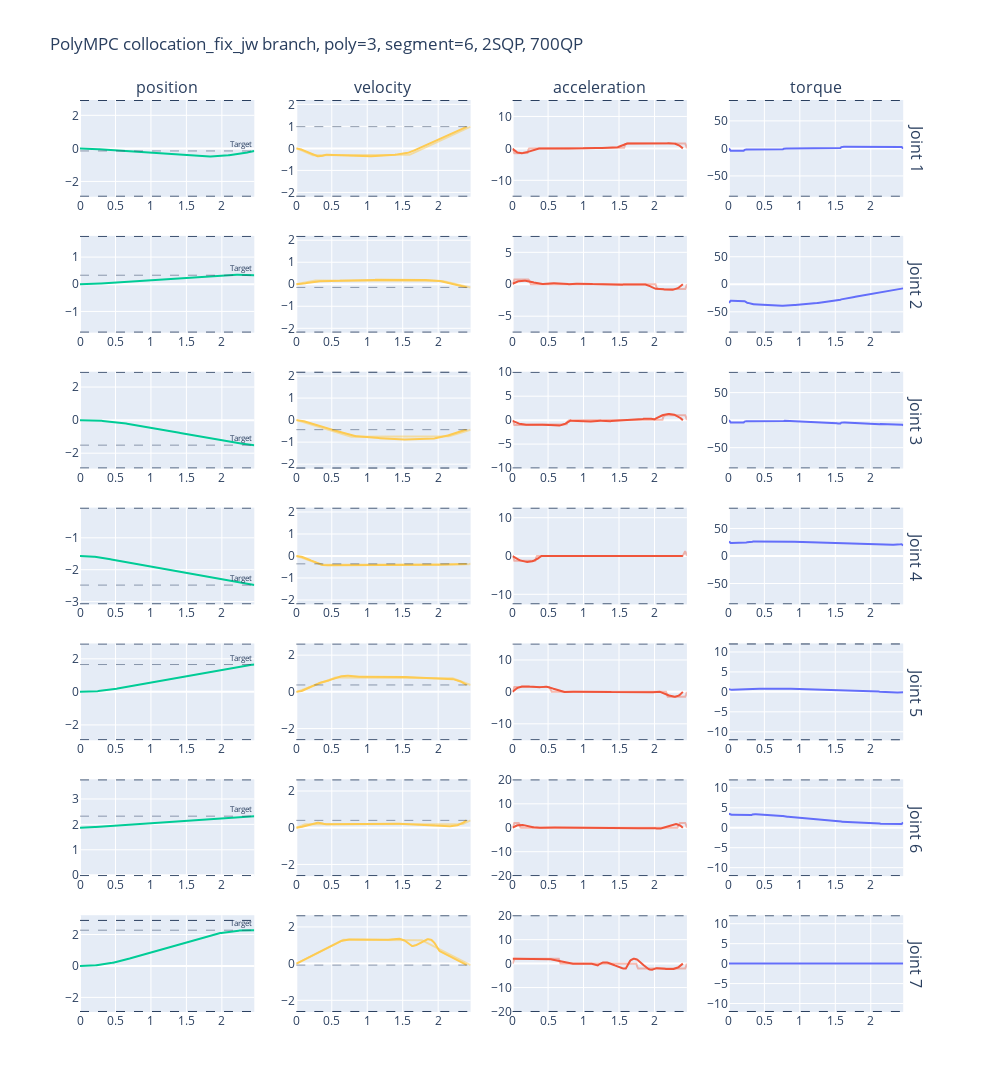

The cell this chart's notebook holds for it:
### Code cell
data = np.loadtxt("optimal_solution.txt")

target_state = data[0].T
target_position = target_state[1:8]
target_velocity = target_state[8:15]

data_rk = data[1:202].T
time_rk = data_rk[0]
position_rk = data_rk[1:8]
velocity_rk = data_rk[8:15]
acceleration_rk = data_rk[15:22]
torque_rk = data_rk[22:29]

data_mpc = data[202:].T
time_mpc = data_mpc[0]
position_mpc = data_mpc[1:8]
velocity_mpc = data_mpc[8:15]
acceleration_mpc = data_mpc[15:22]
torque_mpc = data_mpc[22:29]


position_limit = np.array([[-2.8973, -1.7628, -2.8973, -3.0718, -2.8973, -0.0175, -2.8973], 
                          [2.8973, 1.7628, 2.8973, -0.0698, 2.8973, 3.7525, 2.8973]])

velocity_limit = np.array([2.1750, 2.1750, 2.1750, 2.1750, 2.6100, 2.6100, 2.6100])

acceleration_limit = np.array([15.0, 7.5, 10.0, 12.5, 15.0, 20.0, 20.0])

torque_limit = np.array([87, 87, 87, 87, 12, 12, 12])

colors = px.colors.qualitative.Plotly
fig = make_subplots(rows=7, cols=4, column_titles=["position", "velocity", "acceleration", "torque"], row_titles=["Joint 1", "Joint 2", "Joint 3", "Joint 4", "Joint 5", "Joint 6", "Joint 7"])

for i in range(7):

    # Plot position trajectory, limit and target
    # fig.add_trace(
    # go.Scatter(x=time_mpc, y=position_mpc[i, :], line_color=colors[2]),
    # row=i+1, col=1 )

    fig.add_trace(
    go.Scatter(x=time_rk, y=position_rk[i, :], opacity=1, line_color=colors[2]),
    row=i+1, col=1 )

    fig.add_hline(y=target_position[i],
    row=i+1, col=1, line_dash="dash", line_width=0.5, annotation_text="Target", annotation_font_size=8)

    fig.add_hline(y=position_limit[0, i],
    row=i+1, col=1, line_dash="dash", line_width=1)

    fig.add_hline(y=position_limit[1, i],
    row=i+1, col=1, line_dash="dash", line_width=1)

    # Plot velocitiy trajectory, limit and target
    fig.add_trace(
    go.Scatter(x=time_mpc, y=velocity_mpc[i, :], line_color=colors[9]),
    row=i+1, col=2 )

    fig.add_trace(
    go.Scatter(x=time_rk, y=velocity_rk[i, :], opacity=0.5, line_color=colors[9]),
    row=i+1, col=2 )

    fig.add_hline(y=target_velocity[i],
    row=i+1, col=2, line_dash="dash", line_width=0.5)

    fig.add_hline(y=velocity_limit[i],
    row=i+1, col=2, line_dash="dash", line_width=1)

    fig.add_hline(y=-velocity_limit[i],
    row=i+1, col=2, line_dash="dash", line_width=1)

    # Plot acceleration trajectory and limit
    fig.add_trace(
    go.Scatter(x=time_mpc, y=acceleration_mpc[i, :], line_color=colors[1]),
    row=i+1, col=3 )

    fig.add_trace(
    go.Scatter(x=time_rk, y=acceleration_rk[i, :], opacity=0.4, line_color=colors[1]),
    row=i+1, col=3 )

    fig.add_hline(y=acceleration_limit[i],
    row=i+1, col=3, line_dash="dash", line_width=1)

    fig.add_hline(y=-acceleration_limit[i],
    row=i+1, col=3, line_dash="dash", line_width=1)

    # Plot torque , limit and target
    # fig.add_trace(
    # go.Scatter(x=time_mpc, y=torque_mpc[i, :], line_color=colors[0]),
    # row=i+1, col=4 )

    fig.add_trace(
    go.Scatter(x=time_rk, y=torque_rk[i, :], opacity=1, line_color=colors[0]),
    row=i+1, col=4 )

    fig.add_hline(y=torque_limit[i],
    row=i+1, col=4, line_dash="dash", line_width=1)

    fig.add_hline(y=-torque_limit[i],
    row=i+1, col=4, line_dash="dash", line_width=1)
    
fig.update_layout(height=2000, width=1000, title_text="PolyMPC collocation_fix_jw branch, poly=3, segment=6, 2SQP, 700QP")
fig.update(layout_showlegend=False)
fig.show()

### Figure 1 — Plotly figure (JSON) as saved in the notebook; plotly's stock layout.template omitted (floating-point values rounded to 4 significant figures; data arrays with more than 128 entries replaced by an {"elided": "..."} marker saying what was removed)
{"data": [{"line": {"color": "#00CC96"}, "opacity": 1, "type": "scatter", "x": {"elided": "201 float values"}, "xaxis": "x", "y": {"elided": "201 float values"}, "yaxis": "y"}, {"line": {"color": "#FECB52"}, "type": "scatter", "x": {"elided": "201 float values"}, "xaxis": "x2", "y": {"elided": "201 float values"}, "yaxis": "y2"}, {"line": {"color": "#FECB52"}, "opacity": 0.5, "type": "scatter", "x": {"elided": "201 float values"}, "xaxis": "x2", "y": {"elided": "201 float values"}, "yaxis": "y2"}, {"line": {"color": "#EF553B"}, "type": "scatter", "x": {"elided": "201 float values"}, "xaxis": "x3", "y": {"elided": "201 float values"}, "yaxis": "y3"}, {"line": {"color": "#EF553B"}, "opacity": 0.4, "type": "scatter", "x": {"elided": "201 float values"}, "xaxis": "x3", "y": {"elided": "201 float values"}, "yaxis": "y3"}, {"line": {"color": "#636EFA"}, "opacity": 1, "type": "scatter", "x": {"elided": "201 float values"}, "xaxis": "x4", "y": {"elided": "201 float values"}, "yaxis": "y4"}, {"line": {"color": "#00CC96"}, "opacity": 1, "type": "scatter", "x": {"elided": "201 float values"}, "xaxis": "x5", "y": {"elided": "201 float values"}, "yaxis": "y5"}, {"line": {"color": "#FECB52"}, "type": "scatter", "x": {"elided": "201 float values"}, "xaxis": "x6", "y": {"elided": "201 float values"}, "yaxis": "y6"}, {"line": {"color": "#FECB52"}, "opacity": 0.5, "type": "scatter", "x": {"elided": "201 float values"}, "xaxis": "x6", "y": {"elided": "201 float values"}, "yaxis": "y6"}, {"line": {"color": "#EF553B"}, "type": "scatter", "x": {"elided": "201 float values"}, "xaxis": "x7", "y": {"elided": "201 float values"}, "yaxis": "y7"}, {"line": {"color": "#EF553B"}, "opacity": 0.4, "type": "scatter", "x": {"elided": "201 float values"}, "xaxis": "x7", "y": {"elided": "201 float values"}, "yaxis": "y7"}, {"line": {"color": "#636EFA"}, "opacity": 1, "type": "scatter", "x": {"elided": "201 float values"}, "xaxis": "x8", "y": {"elided": "201 float values"}, "yaxis": "y8"}, {"line": {"color": "#00CC96"}, "opacity": 1, "type": "scatter", "x": {"elided": "201 float values"}, "xaxis": "x9", "y": {"elided": "201 float values"}, "yaxis": "y9"}, {"line": {"color": "#FECB52"}, "type": "scatter", "x": {"elided": "201 float values"}, "xaxis": "x10", "y": {"elided": "201 float values"}, "yaxis": "y10"}, {"line": {"color": "#FECB52"}, "opacity": 0.5, "type": "scatter", "x": {"elided": "201 float values"}, "xaxis": "x10", "y": {"elided": "201 float values"}, "yaxis": "y10"}, {"line": {"color": "#EF553B"}, "type": "scatter", "x": {"elided": "201 float values"}, "xaxis": "x11", "y": {"elided": "201 float values"}, "yaxis": "y11"}, {"line": {"color": "#EF553B"}, "opacity": 0.4, "type": "scatter", "x": {"elided": "201 float values"}, "xaxis": "x11", "y": {"elided": "201 float values"}, "yaxis": "y11"}, {"line": {"color": "#636EFA"}, "opacity": 1, "type": "scatter", "x": {"elided": "201 float values"}, "xaxis": "x12", "y": {"elided": "201 float values"}, "yaxis": "y12"}, {"line": {"color": "#00CC96"}, "opacity": 1, "type": "scatter", "x": {"elided": "201 float values"}, "xaxis": "x13", "y": {"elided": "201 float values"}, "yaxis": "y13"}, {"line": {"color": "#FECB52"}, "type": "scatter", "x": {"elided": "201 float values"}, "xaxis": "x14", "y": {"elided": "201 float values"}, "yaxis": "y14"}, {"line": {"color": "#FECB52"}, "opacity": 0.5, "type": "scatter", "x": {"elided": "201 float values"}, "xaxis": "x14", "y": {"elided": "201 float values"}, "yaxis": "y14"}, {"line": {"color": "#EF553B"}, "type": "scatter", "x": {"elided": "201 float values"}, "xaxis": "x15", "y": {"elided": "201 float values"}, "yaxis": "y15"}, {"line": {"color": "#EF553B"}, "opacity": 0.4, "type": "scatter", "x": {"elided": "201 float values"}, "xaxis": "x15", "y": {"elided": "201 float values"}, "yaxis": "y15"}, {"line": {"color": "#636EFA"}, "opacity": 1, "type": "scatter", "x": {"elided": "201 float values"}, "xaxis": "x16", "y": {"elided": "201 float values"}, "yaxis": "y16"}, {"line": {"color": "#00CC96"}, "opacity": 1, "type": "scatter", "x": {"elided": "201 float values"}, "xaxis": "x17", "y": {"elided": "201 float values"}, "yaxis": "y17"}, {"line": {"color": "#FECB52"}, "type": "scatter", "x": {"elided": "201 float values"}, "xaxis": "x18", "y": {"elided": "201 float values"}, "yaxis": "y18"}, {"line": {"color": "#FECB52"}, "opacity": 0.5, "type": "scatter", "x": {"elided": "201 float values"}, "xaxis": "x18", "y": {"elided": "201 float values"}, "yaxis": "y18"}, {"line": {"color": "#EF553B"}, "type": "scatter", "x": {"elided": "201 float values"}, "xaxis": "x19", "y": {"elided": "201 float values"}, "yaxis": "y19"}, {"line": {"color": "#EF553B"}, "opacity": 0.4, "type": "scatter", "x": {"elided": "201 float values"}, "xaxis": "x19", "y": {"elided": "201 float values"}, "yaxis": "y19"}, {"line": {"color": "#636EFA"}, "opacity": 1, "type": "scatter", "x": {"elided": "201 float values"}, "xaxis": "x20", "y": {"elided": "201 float values"}, "yaxis": "y20"}, {"line": {"color": "#00CC96"}, "opacity": 1, "type": "scatter", "x": {"elided": "201 float values"}, "xaxis": "x21", "y": {"elided": "201 float values"}, "yaxis": "y21"}, {"line": {"color": "#FECB52"}, "type": "scatter", "x": {"elided": "201 float values"}, "xaxis": "x22", "y": {"elided": "201 float values"}, "yaxis": "y22"}, {"line": {"color": "#FECB52"}, "opacity": 0.5, "type": "scatter", "x": {"elided": "201 float values"}, "xaxis": "x22", "y": {"elided": "201 float values"}, "yaxis": "y22"}, {"line": {"color": "#EF553B"}, "type": "scatter", "x": {"elided": "201 float values"}, "xaxis": "x23", "y": {"elided": "201 float values"}, "yaxis": "y23"}, {"line": {"color": "#EF553B"}, "opacity": 0.4, "type": "scatter", "x": {"elided": "201 float values"}, "xaxis": "x23", "y": {"elided": "201 float values"}, "yaxis": "y23"}, {"line": {"color": "#636EFA"}, "opacity": 1, "type": "scatter", "x": {"elided": "201 float values"}, "xaxis": "x24", "y": {"elided": "201 float values"}, "yaxis": "y24"}, {"line": {"color": "#00CC96"}, "opacity": 1, "type": "scatter", "x": {"elided": "201 float values"}, "xaxis": "x25", "y": {"elided": "201 float values"}, "yaxis": "y25"}, {"line": {"color": "#FECB52"}, "type": "scatter", "x": {"elided": "201 float values"}, "xaxis": "x26", "y": {"elided": "201 float values"}, "yaxis": "y26"}, {"line": {"color": "#FECB52"}, "opacity": 0.5, "type": "scatter", "x": {"elided": "201 float values"}, "xaxis": "x26", "y": {"elided": "201 float values"}, "yaxis": "y26"}, {"line": {"color": "#EF553B"}, "type": "scatter", "x": {"elided": "201 float values"}, "xaxis": "x27", "y": {"elided": "201 float values"}, "yaxis": "y27"}, {"line": {"color": "#EF553B"}, "opacity": 0.4, "type": "scatter", "x": {"elided": "201 float values"}, "xaxis": "x27", "y": {"elided": "201 float values"}, "yaxis": "y27"}, {"line": {"color": "#636EFA"}, "opacity": 1, "type": "scatter", "x": {"elided": "201 float values"}, "xaxis": "x28", "y": {"elided": "201 float values"}, "yaxis": "y28"}], "layout": {"annotations": [{"font": {"size": 16}, "showarrow": false, "text": "position", "x": 0.1037, "xanchor": "center", "xref": "paper", "y": 1, "yanchor": "bottom", "yref": "paper"}, {"font": {"size": 16}, "showarrow": false, "text": "velocity", "x": 0.3612, "xanchor": "center", "xref": "paper", "y": 1, "yanchor": "bottom", "yref": "paper"}, {"font": {"size": 16}, "showarrow": false, "text": "acceleration", "x": 0.6188, "xanchor": "center", "xref": "paper", "y": 1, "yanchor": "bottom", "yref": "paper"}, {"font": {"size": 16}, "showarrow": false, "text": "torque", "x": 0.8762, "xanchor": "center", "xref": "paper", "y": 1, "yanchor": "bottom", "yref": "paper"}, {"font": {"size": 16}, "showarrow": false, "text": "Joint 1", "textangle": 90, "x": 0.98, "xanchor": "left", "xref": "paper", "y": 0.9469, "yanchor": "middle", "yref": "paper"}, {"font": {"size": 16}, "showarrow": false, "text": "Joint 2", "textangle": 90, "x": 0.98, "xanchor": "left", "xref": "paper", "y": 0.798, "yanchor": "middle", "yref": "paper"}, {"font": {"size": 16}, "showarrow": false, "text": "Joint 3", "textangle": 90, "x": 0.98, "xanchor": "left", "xref": "paper", "y": 0.649, "yanchor": "middle", "yref": "paper"}, {"font": {"size": 16}, "showarrow": false, "text": "Joint 4", "textangle": 90, "x": 0.98, "xanchor": "left", "xref": "paper", "y": 0.5, "yanchor": "middle", "yref": "paper"}, {"font": {"size": 16}, "showarrow": false, "text": "Joint 5", "textangle": 90, "x": 0.98, "xanchor": "left", "xref": "paper", "y": 0.351, "yanchor": "middle", "yref": "paper"}, {"font": {"size": 16}, "showarrow": false, "text": "Joint 6", "textangle": 90, "x": 0.98, "xanchor": "left", "xref": "paper", "y": 0.202, "yanchor": "middle", "yref": "paper"}, {"font": {"size": 16}, "showarrow": false, "text": "Joint 7", "textangle": 90, "x": 0.98, "xanchor": "left", "xref": "paper", "y": 0.05306, "yanchor": "middle", "yref": "paper"}, {"font": {"size": 8}, "showarrow": false, "text": "Target", "x": 1, "xanchor": "right", "xref": "x domain", "y": -0.1539, "yanchor": "bottom", "yref": "y"}, {"font": {"size": 8}, "showarrow": false, "text": "Target", "x": 1, "xanchor": "right", "xref": "x5 domain", "y": 0.3328, "yanchor": "bottom", "yref": "y5"}, {"font": {"size": 8}, "showarrow": false, "text": "Target", "x": 1, "xanchor": "right", "xref": "x9 domain", "y": -1.513, "yanchor": "bottom", "yref": "y9"}, {"font": {"size": 8}, "showarrow": false, "text": "Target", "x": 1, "xanchor": "right", "xref": "x13 domain", "y": -2.483, "yanchor": "bottom", "yref": "y13"}, {"font": {"size": 8}, "showarrow": false, "text": "Target", "x": 1, "xanchor": "right", "xref": "x17 domain", "y": 1.655, "yanchor": "bottom", "yref": "y17"}, {"font": {"size": 8}, "showarrow": false, "text": "Target", "x": 1, "xanchor": "right", "xref": "x21 domain", "y": 2.323, "yanchor": "bottom", "yref": "y21"}, {"font": {"size": 8}, "showarrow": false, "text": "Target", "x": 1, "xanchor": "right", "xref": "x25 domain", "y": 2.273, "yanchor": "bottom", "yref": "y25"}], "height": 2000, "shapes": [{"line": {"dash": "dash", "width": 0.5}, "type": "line", "x0": 0, "x1": 1, "xref": "x domain", "y0": -0.1539, "y1": -0.1539, "yref": "y"}, {"line": {"dash": "dash", "width": 1}, "type": "line", "x0": 0, "x1": 1, "xref": "x domain", "y0": -2.897, "y1": -2.897, "yref": "y"}, {"line": {"dash": "dash", "width": 1}, "type": "line", "x0": 0, "x1": 1, "xref": "x domain", "y0": 2.897, "y1": 2.897, "yref": "y"}, {"line": {"dash": "dash", "width": 0.5}, "type": "line", "x0": 0, "x1": 1, "xref": "x2 domain", "y0": 0.9886, "y1": 0.9886, "yref": "y2"}, {"line": {"dash": "dash", "width": 1}, "type": "line", "x0": 0, "x1": 1, "xref": "x2 domain", "y0": 2.175, "y1": 2.175, "yref": "y2"}, {"line": {"dash": "dash", "width": 1}, "type": "line", "x0": 0, "x1": 1, "xref": "x2 domain", "y0": -2.175, "y1": -2.175, "yref": "y2"}, {"line": {"dash": "dash", "width": 1}, "type": "line", "x0": 0, "x1": 1, "xref": "x3 domain", "y0": 15, "y1": 15, "yref": "y3"}, {"line": {"dash": "dash", "width": 1}, "type": "line", "x0": 0, "x1": 1, "xref": "x3 domain", "y0": -15, "y1": -15, "yref": "y3"}, {"line": {"dash": "dash", "width": 1}, "type": "line", "x0": 0, "x1": 1, "xref": "x4 domain", "y0": 87, "y1": 87, "yref": "y4"}, {"line": {"dash": "dash", "width": 1}, "type": "line", "x0": 0, "x1": 1, "xref": "x4 domain", "y0": -87, "y1": -87, "yref": "y4"}, {"line": {"dash": "dash", "width": 0.5}, "type": "line", "x0": 0, "x1": 1, "xref": "x5 domain", "y0": 0.3328, "y1": 0.3328, "yref": "y5"}, {"line": {"dash": "dash", "width": 1}, "type": "line", "x0": 0, "x1": 1, "xref": "x5 domain", "y0": -1.763, "y1": -1.763, "yref": "y5"}, {"line": {"dash": "dash", "width": 1}, "type": "line", "x0": 0, "x1": 1, "xref": "x5 domain", "y0": 1.763, "y1": 1.763, "yref": "y5"}, {"line": {"dash": "dash", "width": 0.5}, "type": "line", "x0": 0, "x1": 1, "xref": "x6 domain", "y0": -0.1429, "y1": -0.1429, "yref": "y6"}, {"line": {"dash": "dash", "width": 1}, "type": "line", "x0": 0, "x1": 1, "xref": "x6 domain", "y0": 2.175, "y1": 2.175, "yref": "y6"}, {"line": {"dash": "dash", "width": 1}, "type": "line", "x0": 0, "x1": 1, "xref": "x6 domain", "y0": -2.175, "y1": -2.175, "yref": "y6"}, {"line": {"dash": "dash", "width": 1}, "type": "line", "x0": 0, "x1": 1, "xref": "x7 domain", "y0": 7.5, "y1": 7.5, "yref": "y7"}, {"line": {"dash": "dash", "width": 1}, "type": "line", "x0": 0, "x1": 1, "xref": "x7 domain", "y0": -7.5, "y1": -7.5, "yref": "y7"}, {"line": {"dash": "dash", "width": 1}, "type": "line", "x0": 0, "x1": 1, "xref": "x8 domain", "y0": 87, "y1": 87, "yref": "y8"}, {"line": {"dash": "dash", "width": 1}, "type": "line", "x0": 0, "x1": 1, "xref": "x8 domain", "y0": -87, "y1": -87, "yref": "y8"}, {"line": {"dash": "dash", "width": 0.5}, "type": "line", "x0": 0, "x1": 1, "xref": "x9 domain", "y0": -1.513, "y1": -1.513, "yref": "y9"}, {"line": {"dash": "dash", "width": 1}, "type": "line", "x0": 0, "x1": 1, "xref": "x9 domain", "y0": -2.897, "y1": -2.897, "yref": "y9"}, {"line": {"dash": "dash", "width": 1}, "type": "line", "x0": 0, "x1": 1, "xref": "x9 domain", "y0": 2.897, "y1": 2.897, "yref": "y9"}, {"line": {"dash": "dash", "width": 0.5}, "type": "line", "x0": 0, "x1": 1, "xref": "x10 domain", "y0": -0.4332, "y1": -0.4332, "yref": "y10"}, {"line": {"dash": "dash", "width": 1}, "type": "line", "x0": 0, "x1": 1, "xref": "x10 domain", "y0": 2.175, "y1": 2.175, "yref": "y10"}, {"line": {"dash": "dash", "width": 1}, "type": "line", "x0": 0, "x1": 1, "xref": "x10 domain", "y0": -2.175, "y1": -2.175, "yref": "y10"}, {"line": {"dash": "dash", "width": 1}, "type": "line", "x0": 0, "x1": 1, "xref": "x11 domain", "y0": 10, "y1": 10, "yref": "y11"}, {"line": {"dash": "dash", "width": 1}, "type": "line", "x0": 0, "x1": 1, "xref": "x11 domain", "y0": -10, "y1": -10, "yref": "y11"}, {"line": {"dash": "dash", "width": 1}, "type": "line", "x0": 0, "x1": 1, "xref": "x12 domain", "y0": 87, "y1": 87, "yref": "y12"}, {"line": {"dash": "dash", "width": 1}, "type": "line", "x0": 0, "x1": 1, "xref": "x12 domain", "y0": -87, "y1": -87, "yref": "y12"}, {"line": {"dash": "dash", "width": 0.5}, "type": "line", "x0": 0, "x1": 1, "xref": "x13 domain", "y0": -2.483, "y1": -2.483, "yref": "y13"}, {"line": {"dash": "dash", "width": 1}, "type": "line", "x0": 0, "x1": 1, "xref": "x13 domain", "y0": -3.072, "y1": -3.072, "yref": "y13"}, {"line": {"dash": "dash", "width": 1}, "type": "line", "x0": 0, "x1": 1, "xref": "x13 domain", "y0": -0.0698, "y1": -0.0698, "yref": "y13"}, {"line": {"dash": "dash", "width": 0.5}, "type": "line", "x0": 0, "x1": 1, "xref": "x14 domain", "y0": -0.3564, "y1": -0.3564, "yref": "y14"}, {"line": {"dash": "dash", "width": 1}, "type": "line", "x0": 0, "x1": 1, "xref": "x14 domain", "y0": 2.175, "y1": 2.175, "yref": "y14"}, {"line": {"dash": "dash", "width": 1}, "type": "line", "x0": 0, "x1": 1, "xref": "x14 domain", "y0": -2.175, "y1": -2.175, "yref": "y14"}, {"line": {"dash": "dash", "width": 1}, "type": "line", "x0": 0, "x1": 1, "xref": "x15 domain", "y0": 12.5, "y1": 12.5, "yref": "y15"}, {"line": {"dash": "dash", "width": 1}, "type": "line", "x0": 0, "x1": 1, "xref": "x15 domain", "y0": -12.5, "y1": -12.5, "yref": "y15"}, {"line": {"dash": "dash", "width": 1}, "type": "line", "x0": 0, "x1": 1, "xref": "x16 domain", "y0": 87, "y1": 87, "yref": "y16"}, {"line": {"dash": "dash", "width": 1}, "type": "line", "x0": 0, "x1": 1, "xref": "x16 domain", "y0": -87, "y1": -87, "yref": "y16"}, {"line": {"dash": "dash", "width": 0.5}, "type": "line", "x0": 0, "x1": 1, "xref": "x17 domain", "y0": 1.655, "y1": 1.655, "yref": "y17"}, {"line": {"dash": "dash", "width": 1}, "type": "line", "x0": 0, "x1": 1, "xref": "x17 domain", "y0": -2.897, "y1": -2.897, "yref": "y17"}, {"line": {"dash": "dash", "width": 1}, "type": "line", "x0": 0, "x1": 1, "xref": "x17 domain", "y0": 2.897, "y1": 2.897, "yref": "y17"}, {"line": {"dash": "dash", "width": 0.5}, "type": "line", "x0": 0, "x1": 1, "xref": "x18 domain", "y0": 0.3759, "y1": 0.3759, "yref": "y18"}, {"line": {"dash": "dash", "width": 1}, "type": "line", "x0": 0, "x1": 1, "xref": "x18 domain", "y0": 2.61, "y1": 2.61, "yref": "y18"}, {"line": {"dash": "dash", "width": 1}, "type": "line", "x0": 0, "x1": 1, "xref": "x18 domain", "y0": -2.61, "y1": -2.61, "yref": "y18"}, {"line": {"dash": "dash", "width": 1}, "type": "line", "x0": 0, "x1": 1, "xref": "x19 domain", "y0": 15, "y1": 15, "yref": "y19"}, {"line": {"dash": "dash", "width": 1}, "type": "line", "x0": 0, "x1": 1, "xref": "x19 domain", "y0": -15, "y1": -15, "yref": "y19"}, {"line": {"dash": "dash", "width": 1}, "type": "line", "x0": 0, "x1": 1, "xref": "x20 domain", "y0": 12, "y1": 12, "yref": "y20"}, {"line": {"dash": "dash", "width": 1}, "type": "line", "x0": 0, "x1": 1, "xref": "x20 domain", "y0": -12, "y1": -12, "yref": "y20"}, {"line": {"dash": "dash", "width": 0.5}, "type": "line", "x0": 0, "x1": 1, "xref": "x21 domain", "y0": 2.323, "y1": 2.323, "yref": "y21"}, {"line": {"dash": "dash", "width": 1}, "type": "line", "x0": 0, "x1": 1, "xref": "x21 domain", "y0": -0.0175, "y1": -0.0175, "yref": "y21"}, {"line": {"dash": "dash", "width": 1}, "type": "line", "x0": 0, "x1": 1, "xref": "x21 domain", "y0": 3.752, "y1": 3.752, "yref": "y21"}, {"line": {"dash": "dash", "width": 0.5}, "type": "line", "x0": 0, "x1": 1, "xref": "x22 domain", "y0": 0.4019, "y1": 0.4019, "yref": "y22"}, {"line": {"dash": "dash", "width": 1}, "type": "line", "x0": 0, "x1": 1, "xref": "x22 domain", "y0": 2.61, "y1": 2.61, "yref": "y22"}, {"line": {"dash": "dash", "width": 1}, "type": "line", "x0": 0, "x1": 1, "xref": "x22 domain", "y0": -2.61, "y1": -2.61, "yref": "y22"}, {"line": {"dash": "dash", "width": 1}, "type": "line", "x0": 0, "x1": 1, "xref": "x23 domain", "y0": 20, "y1": 20, "yref": "y23"}, {"line": {"dash": "dash", "width": 1}, "type": "line", "x0": 0, "x1": 1, "xref": "x23 domain", "y0": -20, "y1": -20, "yref": "y23"}, {"line": {"dash": "dash", "width": 1}, "type": "line", "x0": 0, "x1": 1, "xref": "x24 domain", "y0": 12, "y1": 12, "yref": "y24"}, {"line": {"dash": "dash", "width": 1}, "type": "line", "x0": 0, "x1": 1, "xref": "x24 domain", "y0": -12, "y1": -12, "yref": "y24"}, {"line": {"dash": "dash", "width": 0.5}, "type": "line", "x0": 0, "x1": 1, "xref": "x25 domain", "y0": 2.273, "y1": 2.273, "yref": "y25"}, {"line": {"dash": "dash", "width": 1}, "type": "line", "x0": 0, "x1": 1, "xref": "x25 domain", "y0": -2.897, "y1": -2.897, "yref": "y25"}, {"line": {"dash": "dash", "width": 1}, "type": "line", "x0": 0, "x1": 1, "xref": "x25 domain", "y0": 2.897, "y1": 2.897, "yref": "y25"}, {"line": {"dash": "dash", "width": 0.5}, "type": "line", "x0": 0, "x1": 1, "xref": "x26 domain", "y0": -0.08145, "y1": -0.08145, "yref": "y26"}, {"line": {"dash": "dash", "width": 1}, "type": "line", "x0": 0, "x1": 1, "xref": "x26 domain", "y0": 2.61, "y1": 2.61, "yref": "y26"}, {"line": {"dash": "dash", "width": 1}, "type": "line", "x0": 0, "x1": 1, "xref": "x26 domain", "y0": -2.61, "y1": -2.61, "yref": "y26"}, {"line": {"dash": "dash", "width": 1}, "type": "line", "x0": 0, "x1": 1, "xref": "x27 domain", "y0": 20, "y1": 20, "yref": "y27"}, {"line": {"dash": "dash", "width": 1}, "type": "line", "x0": 0, "x1": 1, "xref": "x27 domain", "y0": -20, "y1": -20, "yref": "y27"}, {"line": {"dash": "dash", "width": 1}, "type": "line", "x0": 0, "x1": 1, "xref": "x28 domain", "y0": 12, "y1": 12, "yref": "y28"}, {"line": {"dash": "dash", "width": 1}, "type": "line", "x0": 0, "x1": 1, "xref": "x28 domain", "y0": -12, "y1": -12, "yref": "y28"}], "showlegend": false, "title": {"text": "PolyMPC collocation_fix_jw branch, poly=3, segment=6, 2SQP, 700QP"}, "width": 1000, "xaxis": {"anchor": "y", "domain": [0, 0.2075]}, "xaxis10": {"anchor": "y10", "domain": [0.2575, 0.465]}, "xaxis11": {"anchor": "y11", "domain": [0.515, 0.7225]}, "xaxis12": {"anchor": "y12", "domain": [0.7725, 0.98]}, "xaxis13": {"anchor": "y13", "domain": [0, 0.2075]}, "xaxis14": {"anchor": "y14", "domain": [0.2575, 0.465]}, "xaxis15": {"anchor": "y15", "domain": [0.515, 0.7225]}, "xaxis16": {"anchor": "y16", "domain": [0.7725, 0.98]}, "xaxis17": {"anchor": "y17", "domain": [0, 0.2075]}, "xaxis18": {"anchor": "y18", "domain": [0.2575, 0.465]}, "xaxis19": {"anchor": "y19", "domain": [0.515, 0.7225]}, "xaxis2": {"anchor": "y2", "domain": [0.2575, 0.465]}, "xaxis20": {"anchor": "y20", "domain": [0.7725, 0.98]}, "xaxis21": {"anchor": "y21", "domain": [0, 0.2075]}, "xaxis22": {"anchor": "y22", "domain": [0.2575, 0.465]}, "xaxis23": {"anchor": "y23", "domain": [0.515, 0.7225]}, "xaxis24": {"anchor": "y24", "domain": [0.7725, 0.98]}, "xaxis25": {"anchor": "y25", "domain": [0, 0.2075]}, "xaxis26": {"anchor": "y26", "domain": [0.2575, 0.465]}, "xaxis27": {"anchor": "y27", "domain": [0.515, 0.7225]}, "xaxis28": {"anchor": "y28", "domain": [0.7725, 0.98]}, "xaxis3": {"anchor": "y3", "domain": [0.515, 0.7225]}, "xaxis4": {"anchor": "y4", "domain": [0.7725, 0.98]}, "xaxis5": {"anchor": "y5", "domain": [0, 0.2075]}, "xaxis6": {"anchor": "y6", "domain": [0.2575, 0.465]}, "xaxis7": {"anchor": "y7", "domain": [0.515, 0.7225]}, "xaxis8": {"anchor": "y8", "domain": [0.7725, 0.98]}, "xaxis9": {"anchor": "y9", "domain": [0, 0.2075]}, "yaxis": {"anchor": "x", "domain": [0.8939, 1]}, "yaxis10": {"anchor": "x10", "domain": [0.5959, 0.702]}, "yaxis11": {"anchor": "x11", "domain": [0.5959, 0.702]}, "yaxis12": {"anchor": "x12", "domain": [0.5959, 0.702]}, "yaxis13": {"anchor": "x13", "domain": [0.4469, 0.5531]}, "yaxis14": {"anchor": "x14", "domain": [0.4469, 0.5531]}, "yaxis15": {"anchor": "x15", "domain": [0.4469, 0.5531]}, "yaxis16": {"anchor": "x16", "domain": [0.4469, 0.5531]}, "yaxis17": {"anchor": "x17", "domain": [0.298, 0.4041]}, "yaxis18": {"anchor": "x18", "domain": [0.298, 0.4041]}, "yaxis19": {"anchor": "x19", "domain": [0.298, 0.4041]}, "yaxis2": {"anchor": "x2", "domain": [0.8939, 1]}, "yaxis20": {"anchor": "x20", "domain": [0.298, 0.4041]}, "yaxis21": {"anchor": "x21", "domain": [0.149, 0.2551]}, "yaxis22": {"anchor": "x22", "domain": [0.149, 0.2551]}, "yaxis23": {"anchor": "x23", "domain": [0.149, 0.2551]}, "yaxis24": {"anchor": "x24", "domain": [0.149, 0.2551]}, "yaxis25": {"anchor": "x25", "domain": [0, 0.1061]}, "yaxis26": {"anchor": "x26", "domain": [0, 0.1061]}, "yaxis27": {"anchor": "x27", "domain": [0, 0.1061]}, "yaxis28": {"anchor": "x28", "domain": [0, 0.1061]}, "yaxis3": {"anchor": "x3", "domain": [0.8939, 1]}, "yaxis4": {"anchor": "x4", "domain": [0.8939, 1]}, "yaxis5": {"anchor": "x5", "domain": [0.7449, 0.851]}, "yaxis6": {"anchor": "x6", "domain": [0.7449, 0.851]}, "yaxis7": {"anchor": "x7", "domain": [0.7449, 0.851]}, "yaxis8": {"anchor": "x8", "domain": [0.7449, 0.851]}, "yaxis9": {"anchor": "x9", "domain": [0.5959, 0.702]}}}
